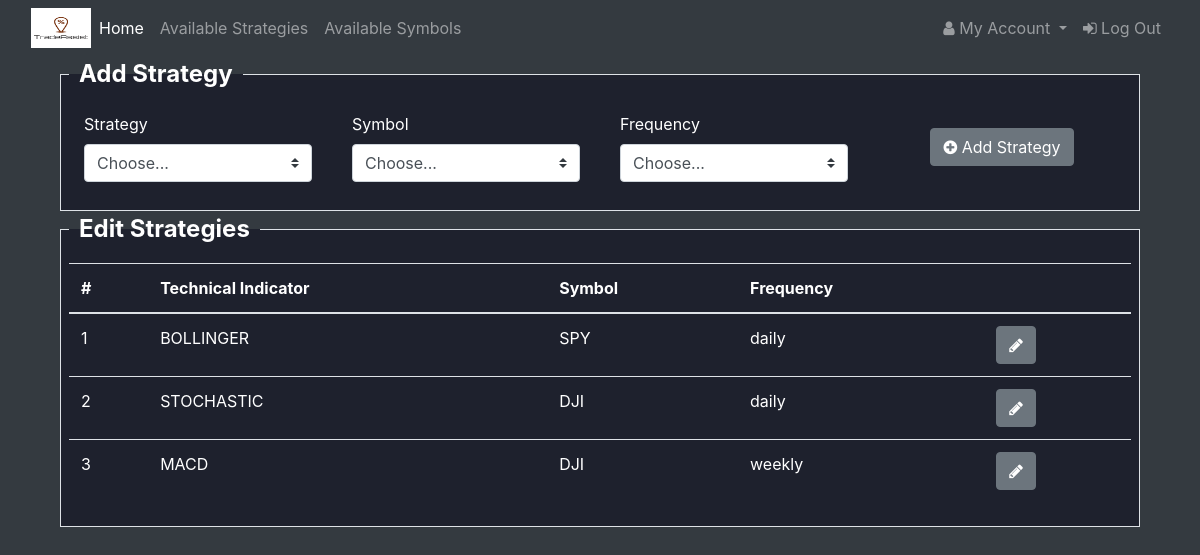
Page /account/EditStrategies (signed in) on the committed database.
### tables this page shows
CREATE TABLE STRATEGIES(
  id INTEGER PRIMARY KEY AUTOINCREMENT,
  api_ref TEXT NOT NULL,
  name TEXT NOT NULL
);

CREATE TABLE SYMBOLS (
  id INTEGER PRIMARY KEY AUTOINCREMENT,
  symbol TEXT NOT NULL,
  other_name TEXT
, full_symbol TEXT);

CREATE TABLE USER_STRATEGIES(
  id INTEGER PRIMARY KEY AUTOINCREMENT,
  user_id INTEGER,
  strat_id INTEGER,
  symbol_id INTEGER,
  last_check TIMESTAMP NOT NULL DEFAULT CURRENT_TIMESTAMP,
  interim TEXT NOT NULL
);

### app/routes/account.py (the view, shortened to what this page needs)
@bp.route('/EditStrategies', methods=('GET', 'POST'))
def EditStrategies():
	db = DbConnection.getInstance()
	user = g.user
	if user is not None:
		user.strategies = db.get_user_strategies(user)
		all_strategies = db.get_strategies()
		all_symbols = db.get_symbols()
		return render_template('edit_strategies.html', strategies = user.strategies, available_strategies = all_strategies, available_symbols = all_symbols)
	else:
		return render_template('index.html')

### app/modules/db.py (called while the page is built)
    @staticmethod
    def getInstance():
        if DbConnection.__instance == None:
            DbConnection()
        return DbConnection.__instance

    def get_user_by_id(self, id):
        user = self.db.execute(
            'SELECT * FROM user WHERE id = ?', (id,)
        ).fetchone()
        print(user)
        if user != None:
            user = {
                'username': user['username'],
                'email': user['email'],
                'id':user['id'],
                'password':user['password']
                }
        return(user)

    def get_user_strategies(self,user):
        info = self.db.execute(
            ("SELECT "
                "USER_STRATEGIES.id, STRATEGIES.name, SYMBOL.symbol, USER_STRATEGIES.interim "
                "from "
                "USER_STRATEGIES "
                "INNER JOIN STRATEGIES on STRATEGIES.id = USER_STRATEGIES.strat_id "
                "INNER JOIN SYMBOLS as SYMBOL on SYMBOL.id = USER_STRATEGIES.symbol_id "
                "WHERE USER_STRATEGIES.user_id = ?"), (user.id,)
            ).fetchall()
        return info

    def get_symbols(self):
        available_symbols = self.db.execute(
        'SELECT symbol from SYMBOLS'
        ).fetchall()
        return([s[0] for s in available_symbols])

    def get_strategies(self):
        available_strategies = self.db.execute(
        'SELECT name from STRATEGIES'
        ).fetchall()
        return([s[0] for s in available_strategies])

### app/routes/auth.py (called while the page is built)
@bp.before_app_request
def load_logged_in_user():
    user_id = session.get('user_id')
    print(user_id)
    if user_id is None:
        g.user = None
    else:
        g.user = User(DbConnection.getInstance().get_user_by_id(user_id))
        print(g.user.username)

### app/templates/edit_strategies.html (shortened to what this page needs)
{% extends "base.html" %}
{% block app_content %}
<div class = "container" id = "form_container">
	<fieldset class = "border p-2" style = "background-color:#1e212d;">
	<legend style="font-weight:bold;  width:inherit; padding:0 10px; border-bottom:none;">Add Strategy</legend>
	<form method="post" action = "/account/AddStrategy" id = "AddForm">
	<div class = "form-group">
		<div class = "form-row">
			<div class = "col">
				<div class="col-auto my-1">
			      <label class="mr-sm-2" for="inlineFormCustomSelect">Strategy</label>
			      <select class="custom-select mr-sm-2" id="inlineFormCustomSelect" name = "strategy">
			        <option selected>Choose...</option>
			      </select>
			    </div>
			</div>
			<div class = "col">
				<div class="col-auto my-1">
			      <label class="mr-sm-2" for="inlineFormCustomSelect">Symbol</label>
			      <select class="custom-select mr-sm-2" id="inlineFormCustomSelect" name = "symbol">
			        <option selected>Choose...</option>
			      </select>
			    </div>
			</div>
			<div class = "col">
				<div class="col-auto my-1">
			      <label class="mr-sm-2" for="inlineFormCustomSelect">Frequency</label>
			      <select class="custom-select mr-sm-2" id="inlineFormCustomSelect" name = "frequency">
			        <option selected>Choose...</option>
			      </select>
			    </div>
			</div>
			<div class = "col text-center my-auto" id = "submit_new">
				<button type="submit" class="btn btn-secondary">
  					<i class="fa fa-plus-circle"></i>
          				Add Strategy
				</button>
        	</div>
			</div>
		</div>
	</form>
	</fieldset>
</div>
<div class = "container" id = "delete_container">
	<fieldset class = "border p-2" style = "background-color:#1e212d;">
	<legend class="w-auto" style="font-weight:bold;  width:inherit; padding:0 10px; border-bottom:none;">Edit Strategies</legend>
  	<table class="table">
		  <thead>
		    <tr>
		      <th scope = "col">#</th>
		      <th scope="col">Technical Indicator</th>
		      <th scope="col">Symbol</th>
		      <th scope="col">Frequency</th>
		      <th scope="col"></th>
		    </tr>
		  </thead>
		  <tbody>
		  	{% for idx in range(0, strategies|length) %}
			  	<tr>
			  		<td>{{idx+1}}</td>
			  		{% for k in ['name','symbol','interim'] %}
					  	<td>{{strategies[idx][k]}}</td>
					{% endfor %}
					<td>
						<button type="button" class="btn btn-secondary" data-toggle="modal" data-target="#exampleModal{{strategies[idx]['name']}}">
  						<i class="fa fa-pencil"></i>
						</button>
					</td>
			    </tr>
		  	{% endfor %}
		  </tbody>
		</table>
</fieldset>
</div>
</div>
{% endblock %}

### rows in the picture
STRATEGIES: name "BOLLINGER"
SYMBOLS: symbol "SPY"
USER_STRATEGIES: interim "daily"
STRATEGIES: name "STOCHASTIC"
SYMBOLS: symbol "DJI" "DJI"
USER_STRATEGIES: interim "daily"
STRATEGIES: name "MACD"
USER_STRATEGIES: interim "weekly"

### other values in the picture
{{ idx+1 }} "1" "2" "3"
